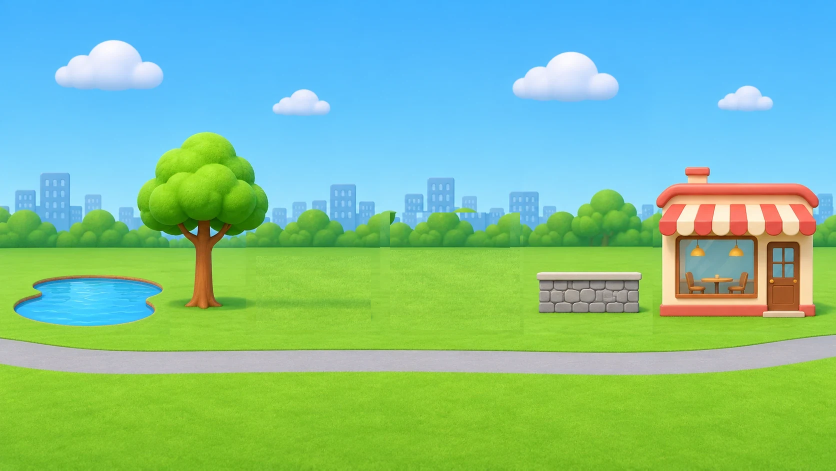
#> input picture builds/kartinki/park_v2/park_v2_bg.png, 1672 x 941 px, found by its file name (shown at 1/2 size)
$ python park_v2.py
#> lines starting #> are read from the running program, lines starting #| are printed output that depends on the picture; after the words box and inside, x2 and y2 are one past the last pixel; in counts of white or black regions, pixels touching at a corner belong together
from PIL import Image, ImageDraw, ImageFilter
import numpy as np
bg0=Image.open('/home/user/classroom/builds/kartinki/park_v2/park_v2_bg.png').convert('RGB'); W,H=bg0.size
#> further down, bg0 is the input picture: PIL image 1672x941 RGB; mean R, G, B 126.3, 192.6, 150.1
#> after `W, H = bg0.size`: W = 1672; H = 941
an=Image.open('anna_park.webp').convert('RGB')
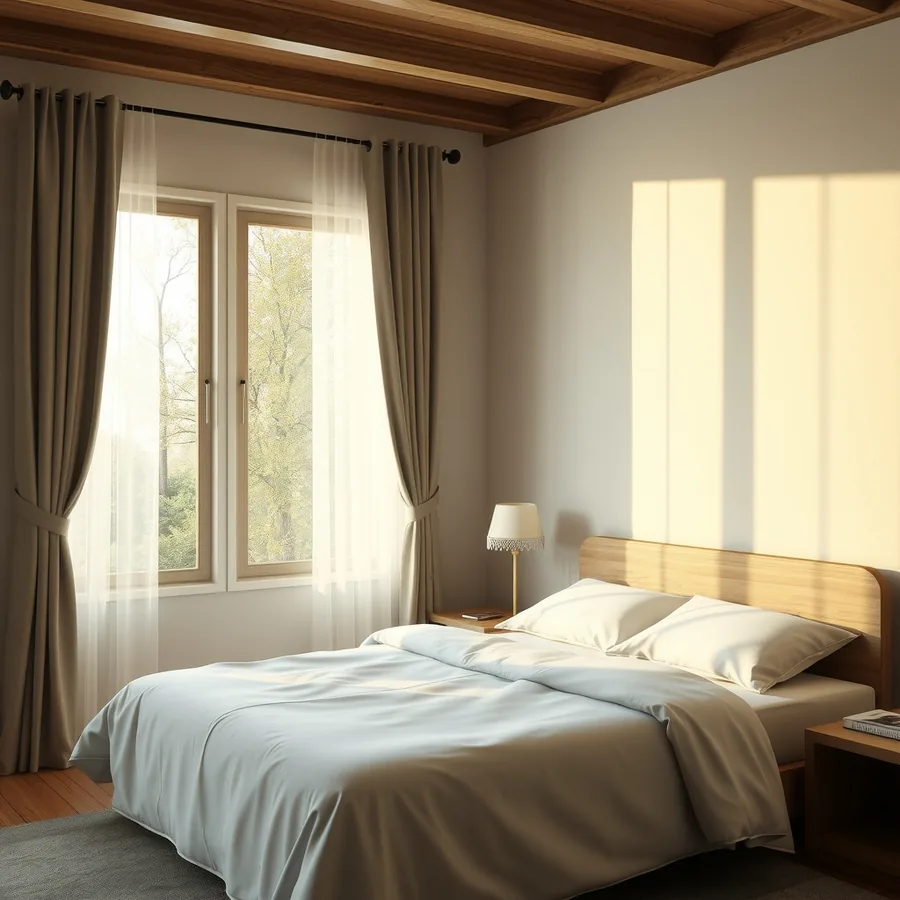
#> input picture builds/kartinki/gotovo/gg1__u3__photo_bedroom_2.webp, 900 x 900 px, given in place of anna_park.webp, which was not available
#> an is the input picture: PIL image 900x900 RGB; mean R, G, B 150.8, 138.7, 116.6
bg0.paste(an.crop((770,405,1050,497)),(770,405))
band=an.crop((968,405,1098,497)); mk=Image.new('L',band.size,255); dk=ImageDraw.Draw(mk)
#> after `band = an.crop((968, 405, 1098, 497))`: band: PIL image 130x92 RGB; every value is 0
#> after `mk = Image.new('L', band.size, 255)`: mk: PIL image 130x92 L; every value is 255
for i in range(16): dk.line((i,0,i,band.size[1]),fill=int(255*i/16)); dk.line((band.size[0]-1-i,0,band.size[0]-1-i,band.size[1]),fill=int(255*i/16))
bg0.paste(band,(842,405),mk)
bl=bg0.filter(ImageFilter.GaussianBlur(5)); m=Image.new('L',bg0.size,0); dm=ImageDraw.Draw(m)
#> after `m = Image.new('L', bg0.size, 0)`: m: PIL image 1672x941 L; every value is 0
for x in (512,742,780,1040): dm.rectangle((x-9,505,x+9,668),fill=255)
for y in (512,660): dm.rectangle((505,y-7,1047,y+7),fill=255)
m=m.filter(ImageFilter.GaussianBlur(4)); bg=Image.composite(bl,bg0,m).convert('RGBA')
#> after `m = m.filter(ImageFilter.GaussianBlur(4))`:
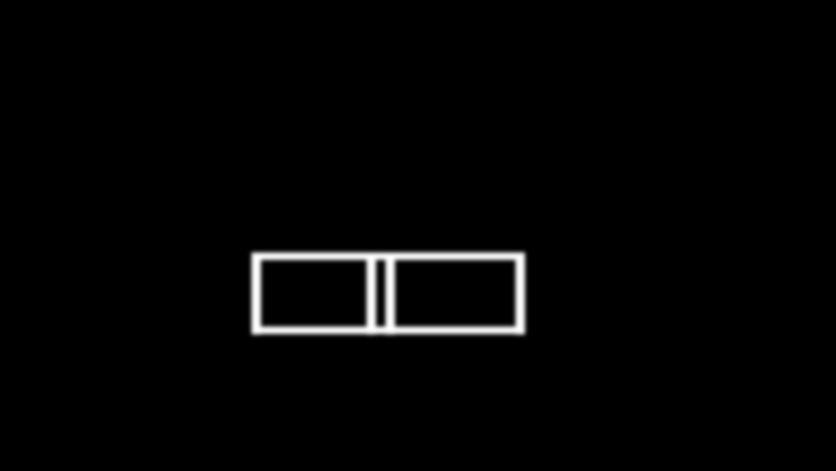
#> m: PIL image 1672x941 L (shown at 1/2 size); min 0, max 255, mean 4.3
def fill(arr):
    w=Image.fromarray(arr.astype('uint8'))
    for xy in [(0,0),(1023,0),(0,1023),(1023,1023),(512,0),(512,1023),(0,512),(1023,512)]:
        ImageDraw.floodfill(w,xy,(255,0,255),thresh=12)
    a=np.asarray(w); return (a[...,0]==255)&(a[...,1]==0)&(a[...,2]==255)
def cut(p,band,glass=False):
#> called with p = 'gen_dobor/sm2__u7__park_bus_stop_a.png', band = 0.08, glass = True
    im=Image.open(p).convert('RGB'); o=np.asarray(im).astype(int)
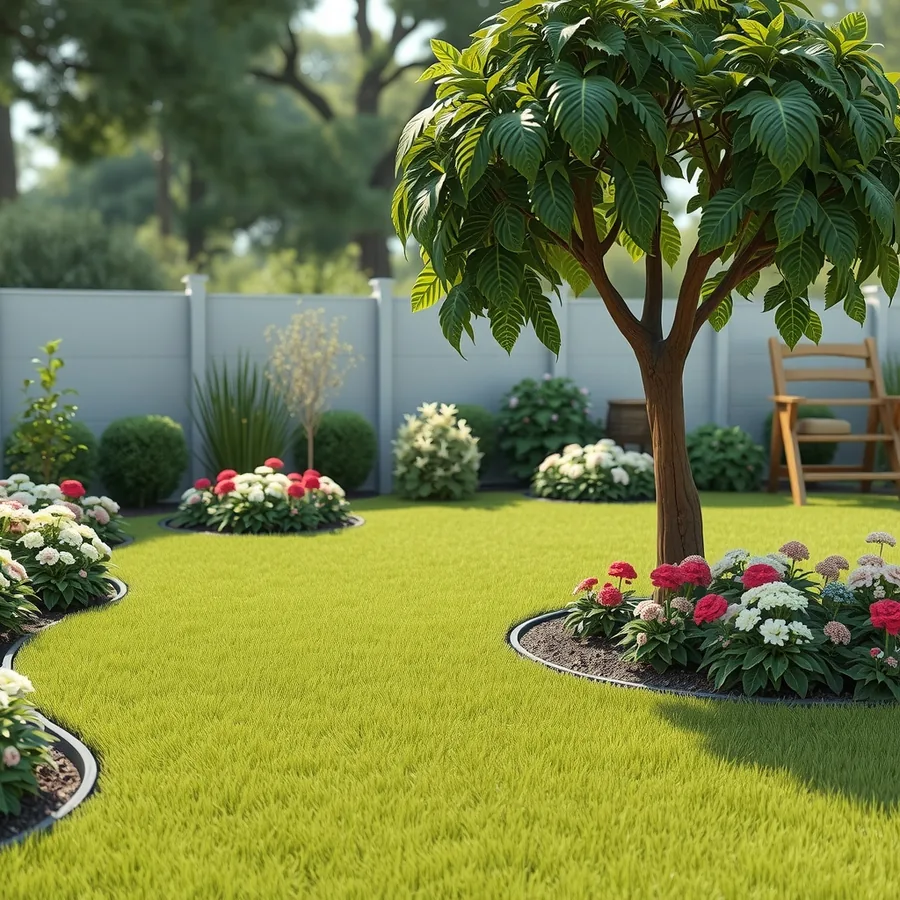
#> input picture builds/kartinki/gotovo/gg1__u3__photo_garden.webp, 900 x 900 px, given in place of sm2__u7__park_bus_stop_a.png, which was not available
#> in cut, im is the input picture: PIL image 900x900 RGB; mean R, G, B 114.1, 124.3, 67.4
    soft=fill(o); o2=o.copy(); light=(o.min(-1)>170)&((o.max(-1)-o.min(-1))<30); o2[light]=255; hard=fill(o2)
#> in fill, `return (a[..., 0] == 255) & (a[..., 1] == 0) & (a[..., 2] == 255)`:
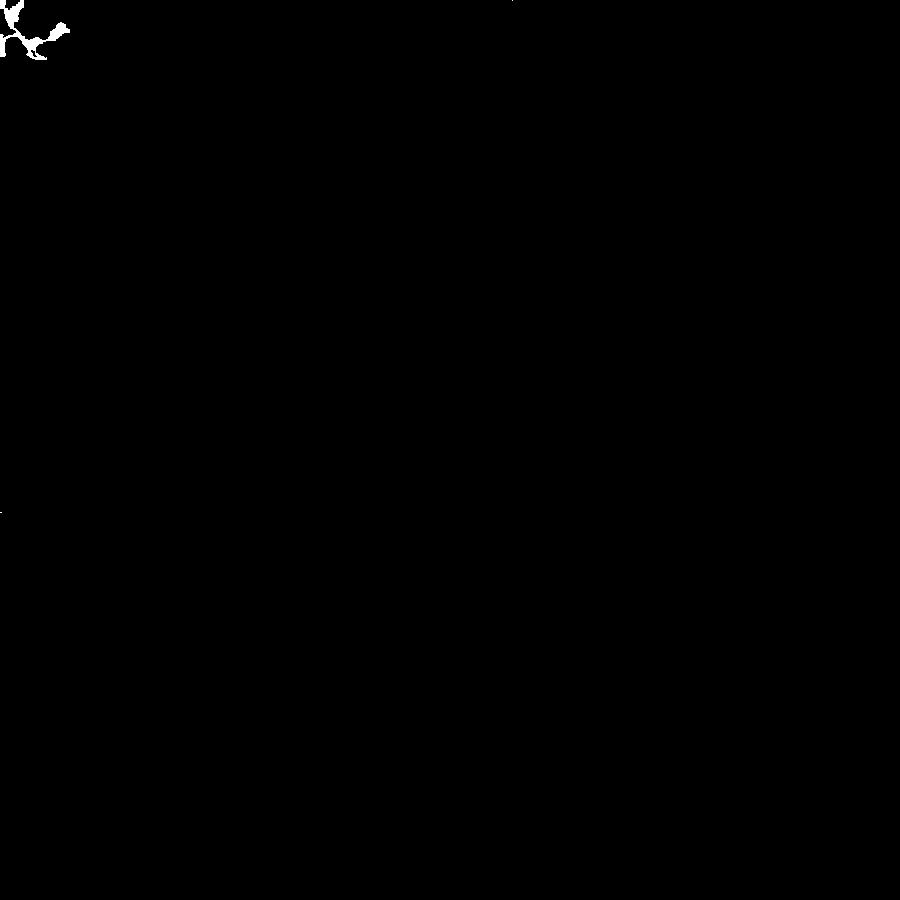
#> returned value: shape (900, 900) bool; 0.13% white; 3 white regions (2 under 20 px), largest, box (x1, y1, x2, y2) and area: (0, 0, 70, 60) 1062
#> after `light = (o.min(-1) > 170) & (o.max(-1) - o.min(-1) < 30)`: light: shape (900, 900) bool; 2.1% white; 641 white regions (559 under 20 px), largest, box (x1, y1, x2, y2) and area: (12, 102, 59, 191) 2009, (296, 0, 358, 36) 1715, (30, 710, 96, 817) 1105
    ys=np.where(~soft)[0]; top,bot=ys.min(),ys.max(); cf=round(bot-(bot-top)*band)
#> after `top, bot = (ys.min(), ys.max())`: top = 0; bot = 899
#> after `cf = round(bot - (bot - top) * band)`: cf = 827
    m=soft.copy(); m[cf:]|=hard[cf:]
    al=Image.fromarray(((~m)*255).astype('uint8')).filter(ImageFilter.MinFilter(3)).filter(ImageFilter.GaussianBlur(1))
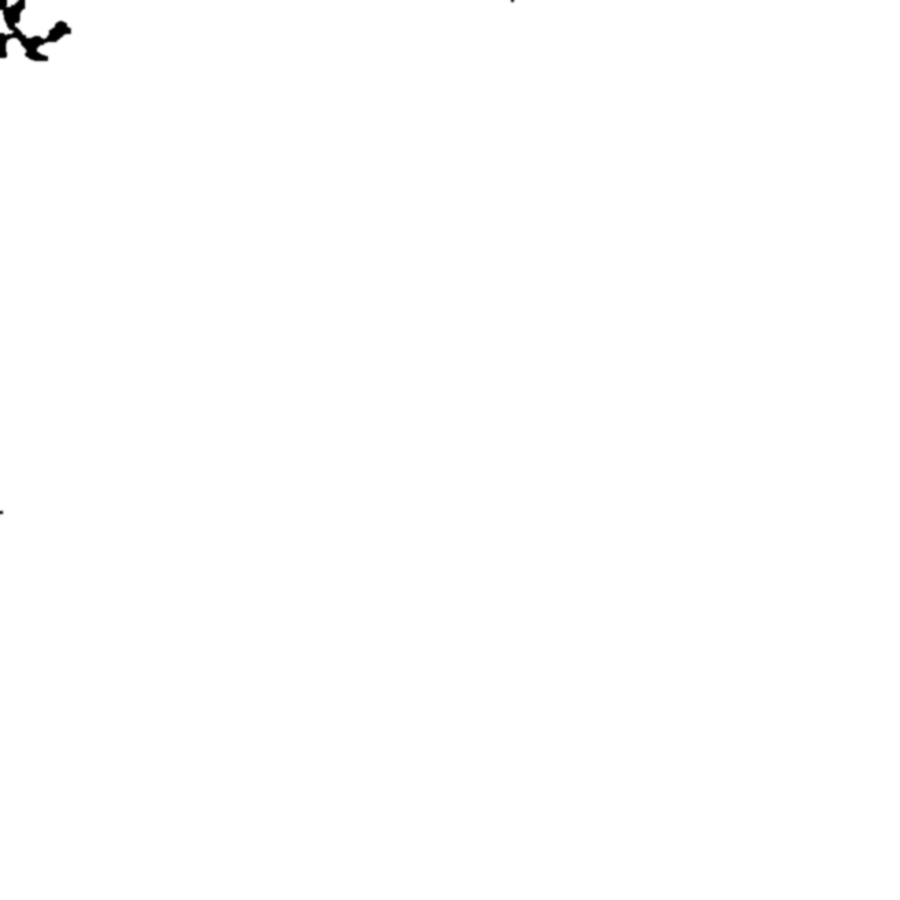
#> al: PIL image 900x900 L; min 0, max 255, mean 254.5
    if glass:
        A=np.asarray(al).astype(int); lt=(o.min(-1)>195)&((o.max(-1)-o.min(-1))<25)&(A>0); lt[:top+int((bot-top)*0.36)]=False
#> after `A = np.asarray(al).astype(int)`: A: shape (900, 900) int64; 180 distinct labels, from 0 to 255
#> after `lt = (o.min(-1) > 195) & (o.max(-1) - o.min(-1) < 25) & (A > 0)`: lt: shape (900, 900) bool; 1.2% white; 266 white regions (222 under 20 px), largest, box (x1, y1, x2, y2) and area: (302, 0, 356, 36) 1493, (13, 104, 58, 168) 1132, (37, 713, 96, 816) 961
#> after `lt[:top + int((bot - top) * 0.36)] = False`: lt: shape (900, 900) bool; 0.34% white; 180 white regions (162 under 20 px), largest, box (x1, y1, x2, y2) and area: (37, 713, 96, 816) 961, (511, 615, 572, 671) 298, (0, 655, 21, 680) 184
        A[lt]=np.minimum(A[lt],70); al=Image.fromarray(A.astype('uint8'))
#> after `A[lt] = np.minimum(A[lt], 70)`:
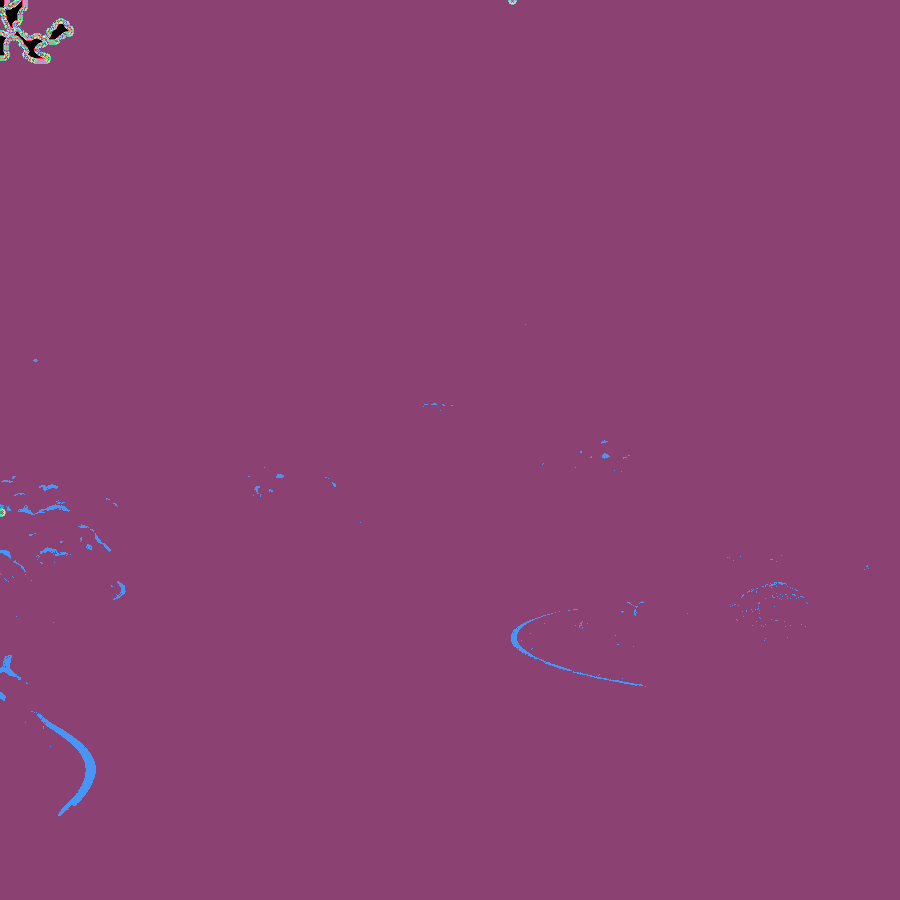
#> A: shape (900, 900) int64; 180 distinct labels, from 0 to 255; one colour per label, 0 black
    im.putalpha(al); return im.crop(al.getbbox())
bs=cut('gen_dobor/sm2__u7__park_bus_stop_a.png',0.08,True); car=cut('gen_dobor/sm2__u7__park_car_a.png',0.16)
def place(o,h,left,bottom):
#> called with h = 250, left = 632, bottom = 650
    o=o.resize((round(o.width*h/o.height),h),Image.LANCZOS); bg.alpha_composite(o,(left,bottom-h)); return (left,bottom-h,left+o.width,bottom)
print('bus',place(bs,250,632,650)); print('car',place(car,130,782,655))
#| bus (632, 400, 882, 650)
#| car (782, 525, 912, 655)
out=bg.convert('RGB'); out.save('park_v2.png')
d=out.copy(); dr=ImageDraw.Draw(d)
for x,y in [(10.5,63),(24.5,41.5),(36.8,61.5),(60.5,63.5),(70.3,59),(85.5,68)]:
    X,Y=x*W/100,y*H/100; dr.ellipse((X-14,Y-14,X+14,Y+14),outline='red',width=4)
d.save('park_v2_dbg.png')
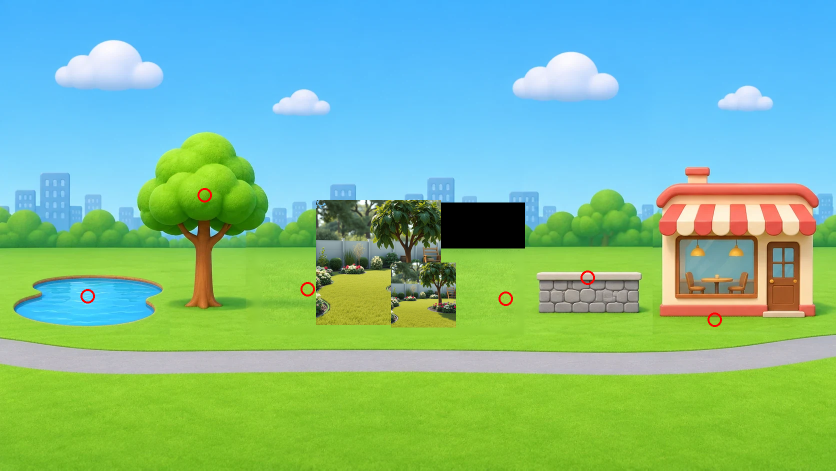
#> saved as park_v2_dbg.png: PIL image 1672x941 RGB (shown at 1/2 size); mean R, G, B 124.7, 187.6, 147.8
